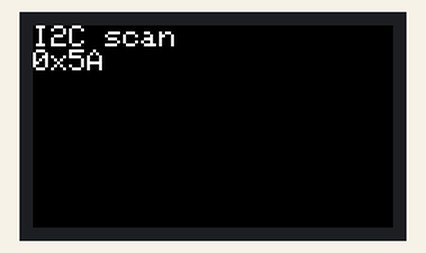
Recording of a sketch running on a simulated ESP32. On the bench: 240×135 colour display. What the sketch prints to the serial monitor is not drawn.

Above: at 0.5 s.

The sketch:

i2c_scanner.ino
```cpp
// i2c_scanner.ino — diagnostic for the MLX90614 (or any I2C device).
//
// Scans every 7-bit I2C address on the same bus the temp_streamer uses
// (G0=SDA, G26=SCL) and prints whatever responds. Use this when
// "MLX90614 NOT FOUND" appears on the M5 screen.
//
// Wiring (M5StickC PLUS2 → MLX90614):
//   G0  → SDA
//   G26 → SCL
//   3V3 → VIN   (NOT 5V — MLX90614 is 3.3 V only)
//   GND → GND
//
// Workflow:
//   1. Flash this sketch (Arduino IDE → Upload).
//   2. Unplug, replug USB.
//   3. Read the M5 screen. It'll show one of:
//        "0x5A"          → MLX90614 found at default address — re-flash
//                          temp_streamer.ino, the original failure was a
//                          boot-time race, unplug/replug after flashing.
//        "0xXX"          → device at non-default address; tell me the value
//                          and I'll patch the firmware.
//        "NO DEVICES"    → bus is dead — wiring or hardware problem
//                          (see Temperature/README troubleshooting).
//   4. Optional: open Arduino Serial Monitor at 115200 baud for the same
//      info plus a "Scanning..." header.

#include <M5StickCPlus2.h>
#include <Wire.h>

static const int      I2C_SDA = 0;
static const int      I2C_SCL = 26;
static const uint32_t I2C_HZ  = 10000;   // 10 kHz — slow enough for ESP32
                                         // internal pull-ups to maybe carry the bus.
                                         // Default is 100 kHz which needs proper
                                         // external 4.7 kΩ pull-ups.

void setup() {
  auto cfg = M5.config();
  StickCP2.begin(cfg);
  StickCP2.Display.setRotation(3);
  StickCP2.Display.setTextSize(2);
  StickCP2.Display.fillScreen(BLACK);
  StickCP2.Display.setCursor(0, 0);
  StickCP2.Display.println("I2C scan");

  Serial.begin(115200);
  while (!Serial && millis() < 2000) {}

  // Enable ESP32 internal pull-ups before Wire.begin() takes over the pins.
  // These are weak (~45 kΩ) so they only work at low bus speeds with short
  // wires, but it's free to try and may rescue an MLX breakout that lacks
  // its own pull-up resistors.
  pinMode(I2C_SDA, INPUT_PULLUP);
  pinMode(I2C_SCL, INPUT_PULLUP);

  Wire.begin(I2C_SDA, I2C_SCL, I2C_HZ);
  delay(200);

  Serial.println("Scanning I2C bus (G0=SDA, G26=SCL, 10 kHz, internal pull-ups)...");
  int found = 0;
  for (uint8_t addr = 1; addr < 127; addr++) {
    Wire.beginTransmission(addr);
    uint8_t err = Wire.endTransmission();
    if (err == 0) {
      Serial.printf("Device at 0x%02X\n", addr);
      StickCP2.Display.printf("0x%02X\n", addr);
      found++;
    }
  }
  if (found == 0) {
    Serial.println("No I2C devices found.");
    StickCP2.Display.fillScreen(RED);
    StickCP2.Display.setCursor(0, 0);
    StickCP2.Display.setTextSize(2);
    StickCP2.Display.println("NO DEVICES");
  } else {
    Serial.printf("Done. %d device(s).\n", found);
  }
}

void loop() {
  // Done — keep the screen visible.
  delay(1000);
}
```
